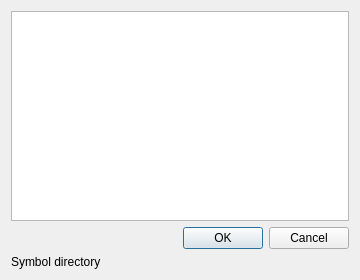
<?xml version="1.0" encoding="UTF-8"?>
<ui version="4.0">
 <class>TechDrawGui::SymbolChooser</class>
 <widget class="QDialog" name="TechDrawGui::SymbolChooser">
  <property name="windowModality">
   <enum>Qt::WindowModal</enum>
  </property>
  <property name="geometry">
   <rect>
    <x>0</x>
    <y>0</y>
    <width>360</width>
    <height>280</height>
   </rect>
  </property>
  <property name="windowTitle">
   <string>Symbol Chooser</string>
  </property>
  <property name="modal">
   <bool>true</bool>
  </property>
  <layout class="QVBoxLayout" name="verticalLayout">
   <item>
    <widget class="QListWidget" name="lwSymbols">
     <property name="toolTip">
      <string>Select a symbol that should be used</string>
     </property>
    </widget>
   </item>
   <item>
    <widget class="QDialogButtonBox" name="bbButtons">
     <property name="orientation">
      <enum>Qt::Horizontal</enum>
     </property>
     <property name="standardButtons">
      <set>QDialogButtonBox::Cancel|QDialogButtonBox::Ok</set>
     </property>
     <property name="centerButtons">
      <bool>false</bool>
     </property>
    </widget>
   </item>
   <item>
    <layout class="QGridLayout" name="gridLayout">
     <item row="0" column="0">
      <widget class="QLabel" name="label">
       <property name="text">
        <string>Symbol directory</string>
       </property>
      </widget>
     </item>
     <item row="0" column="1">
      <widget class="Gui::FileChooser" name="auracadSymbolDir">
       <property name="toolTip">
        <string>Directory to welding symbols</string>
       </property>
       <property name="mode">
        <enum>Gui::FileChooser::Directory</enum>
       </property>
      </widget>
     </item>
    </layout>
   </item>
  </layout>
 </widget>
 <customwidgets>
  <customwidget>
   <class>Gui::FileChooser</class>
   <extends>QWidget</extends>
   <header>Gui/FileDialog.h</header>
  </customwidget>
 </customwidgets>
 <resources/>
 <connections>
  <connection>
   <sender>bbButtons</sender>
   <signal>accepted()</signal>
   <receiver>TechDrawGui::SymbolChooser</receiver>
   <slot>accept()</slot>
   <hints>
    <hint type="sourcelabel">
     <x>179</x>
     <y>228</y>
    </hint>
    <hint type="destinationlabel">
     <x>179</x>
     <y>139</y>
    </hint>
   </hints>
  </connection>
  <connection>
   <sender>bbButtons</sender>
   <signal>rejected()</signal>
   <receiver>TechDrawGui::SymbolChooser</receiver>
   <slot>reject()</slot>
   <hints>
    <hint type="sourcelabel">
     <x>179</x>
     <y>228</y>
    </hint>
    <hint type="destinationlabel">
     <x>179</x>
     <y>139</y>
    </hint>
   </hints>
  </connection>
 </connections>
</ui>
